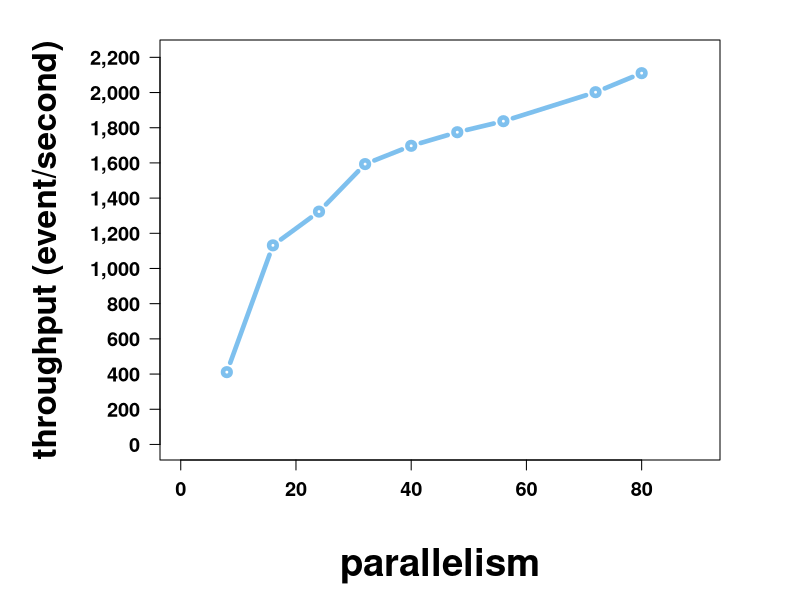

R code for this plot:



colors <- colors <-c("skyblue2","tomato4")

lineTypes <- c(1,4)
lineWidths<- c(4.5,1.5)
plotChars <- c(1,8)

png(file="throughput.png",width=750,height=750,bg = "transparent",pointsize = 15)
par()              # view current settings
opar <- par()      # make a copy of current settings
par(mar=c(7,8,2,4))
getOption("scipen")

opt <- options("scipen" = 20)
getOption("scipen")

xrange<-range(c(0,90))


x<-c(8,16,24,32,40,48,56,72,80)
y<- 4684445.0 / c(190*60,69*60,59*60,49*60,46*60,44*60,42.5*60,39*60,37*60)
y
#y<-c(0)
#x<-c(0)
yrange<-range(c(0,max(y)+100))



#yrange <-range(c(0,20000,40000,60000,80000,100000,12000,140000))

# Define the layout 
plot(xrange,yrange,type="n",yaxt = "n",mgp = c(5, 1, 0),xlab = list("parallelism",font=2,cex=2.3),ylab = list("throughput (event/second)",font=2,cex=2),font.axis=2,font=2,cex.axis=1.2)

yrange <-c(0,200,400,600,800,1000,1200,1400,1600,1800,2000,2200)
axis(2, at = yrange, labels = formatC(yrange, big.mark = ",", format = "d"),
     las = 2,font.axis=2.3,font=2,cex.axis=1.2)

  i<-1
  
  lines(x , y , type="b", lwd=lineWidths[i],
        lty=lineTypes[i], col=colors[i], pch=plotChars[i])


options(opt)

par(opar)          # restore original settings
dev.off()

